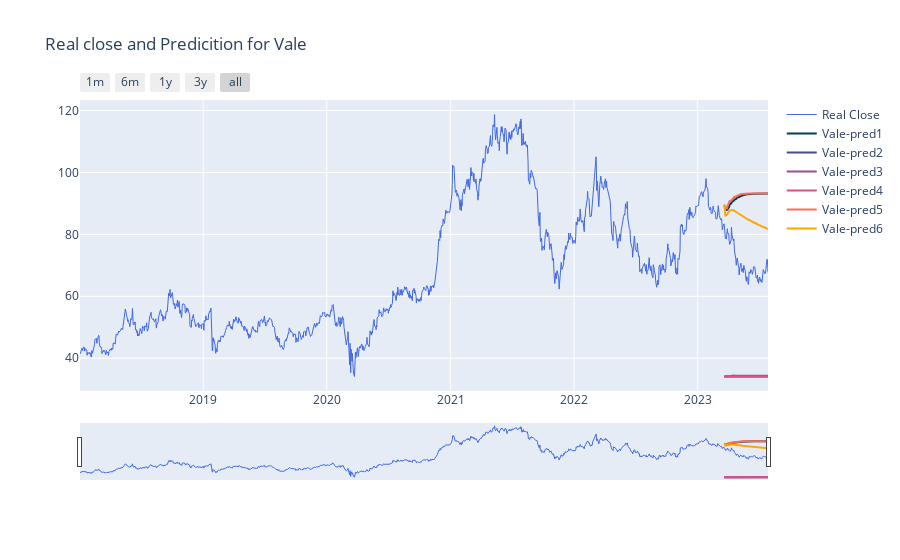

This figure's notebook cell:
### Code cell
colors = [
    '#003f5c',
    '#444e86',
    '#955196',
    '#dd5182',
    '#ff6e54',
    '#ffa600',
]
indice = 'Vale'
fig = go.Figure()
# Create and style traces
fig.add_trace(go.Scatter(x=companies[indice].index, y=companies[indice].Close, name = 'Real Close',
                         line=dict(color='royalblue', width=1)))

for i in range(0, 6):
    pred = df.loc[:, df.columns.str.startswith(indice)].columns[i]
    fig.add_trace(go.Scatter(x=df.Date, y=df[pred], name=pred,
                            line=dict(color = colors[i])
                            )
                )

layout = dict(
        title=f'Real close and Predicition for {indice}',
        xaxis=dict(
            rangeselector=dict(
                buttons=list([
                    #change the count to desired amount of months.
                    dict(count=1,
                         label='1m',
                         step='month',
                         stepmode='backward'),
                    dict(count=6,
                         label='6m',
                         step='month',
                         stepmode='backward'),
                    dict(count=12,
                         label='1y',
                         step='month',
                         stepmode='backward'),
                    dict(count=36,
                         label='3y',
                         step='month',
                         stepmode='backward'),
                    dict(step='all')
                ])
            ),
            rangeslider=dict(
                visible = True
            ),
            type='date'
        )
    )

fig.layout = layout
fig.show()
